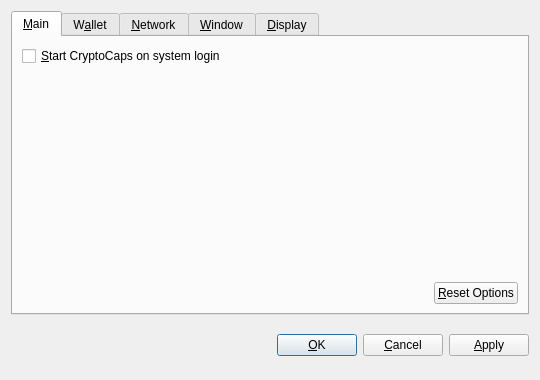
<?xml version="1.0" encoding="UTF-8"?>
<ui version="4.0">
 <class>OptionsDialog</class>
 <widget class="QDialog" name="OptionsDialog">
  <property name="geometry">
   <rect>
    <x>0</x>
    <y>0</y>
    <width>540</width>
    <height>380</height>
   </rect>
  </property>
  <property name="windowTitle">
   <string>Options</string>
  </property>
  <property name="modal">
   <bool>true</bool>
  </property>
  <layout class="QVBoxLayout" name="verticalLayout">
   <item>
    <widget class="QTabWidget" name="tabWidget">
     <property name="tabPosition">
      <enum>QTabWidget::North</enum>
     </property>
     <property name="currentIndex">
      <number>0</number>
     </property>
     <widget class="QWidget" name="tabMain">
      <attribute name="title">
       <string>&amp;Main</string>
      </attribute>
      <layout class="QVBoxLayout" name="verticalLayout_Main">
       <item>
        <widget class="QCheckBox" name="bitcoinAtStartup">
         <property name="toolTip">
          <string>Automatically start CryptoCaps after logging in to the system.</string>
         </property>
         <property name="text">
          <string>&amp;Start CryptoCaps on system login</string>
         </property>
        </widget>
       </item>
       <item>
        <spacer name="verticalSpacer_Main">
         <property name="orientation">
          <enum>Qt::Vertical</enum>
         </property>
         <property name="sizeHint" stdset="0">
          <size>
           <width>20</width>
           <height>40</height>
          </size>
         </property>
        </spacer>
       </item>
       <item>
        <layout class="QHBoxLayout" name="horizontalLayout_2_Main">
         <item>
          <spacer name="horizontalSpacer_2_Main">
           <property name="orientation">
            <enum>Qt::Horizontal</enum>
           </property>
           <property name="sizeHint" stdset="0">
            <size>
             <width>40</width>
             <height>20</height>
            </size>
           </property>
          </spacer>
         </item>
         <item>
          <widget class="QPushButton" name="resetButton">
           <property name="toolTip">
            <string>Reset all client options to default.</string>
           </property>
           <property name="text">
            <string>&amp;Reset Options</string>
           </property>
           <property name="autoDefault">
            <bool>false</bool>
           </property>
          </widget>
         </item>
        </layout>
       </item>
      </layout>
     </widget>
     <widget class="QWidget" name="tabWallet">
      <attribute name="title">
       <string>W&amp;allet</string>
      </attribute>
      <layout class="QVBoxLayout" name="verticalLayout_Network">
       <item>
        <widget class="QLabel" name="transactionFeeInfoLabel">
         <property name="text">
          <string>Optional transaction fee per kB that helps make sure your transactions are processed quickly. Most transactions are 1 kB.</string>
         </property>
         <property name="textFormat">
          <enum>Qt::PlainText</enum>
         </property>
         <property name="wordWrap">
          <bool>true</bool>
         </property>
        </widget>
       </item>
       <item>
        <layout class="QHBoxLayout" name="horizontalLayout_1_Main">
         <item>
          <widget class="QLabel" name="transactionFeeLabel">
           <property name="text">
            <string>Pay transaction &amp;fee</string>
           </property>
           <property name="textFormat">
            <enum>Qt::PlainText</enum>
           </property>
           <property name="buddy">
            <cstring>transactionFee</cstring>
           </property>
          </widget>
         </item>
         <item>
          <widget class="BitcoinAmountField" name="transactionFee"/>
         </item>
         <item>
          <spacer name="horizontalSpacer_1_Main">
           <property name="orientation">
            <enum>Qt::Horizontal</enum>
           </property>
           <property name="sizeHint" stdset="0">
            <size>
             <width>40</width>
             <height>20</height>
            </size>
           </property>
          </spacer>
         </item>
        </layout>
       </item>
       <item>
        <widget class="QLabel" name="label">
         <property name="text">
          <string>If you disable the spending of unconfirmed change, the change from a transaction cannot be used until that transaction has at least one confirmation. This also affects how your balance is computed.</string>
         </property>
         <property name="wordWrap">
          <bool>true</bool>
         </property>
        </widget>
       </item>
       <item>
        <widget class="QCheckBox" name="spendZeroConfChange">
         <property name="text">
          <string>Spend unconfirmed change  (experts only)</string>
         </property>
        </widget>
       </item>
       <item>
        <spacer name="verticalSpacer">
         <property name="orientation">
          <enum>Qt::Vertical</enum>
         </property>
         <property name="sizeHint" stdset="0">
          <size>
           <width>20</width>
           <height>40</height>
          </size>
         </property>
        </spacer>
       </item>
      </layout>
     </widget>
     <widget class="QWidget" name="tabNetwork">
      <attribute name="title">
       <string>&amp;Network</string>
      </attribute>
      <layout class="QVBoxLayout" name="verticalLayout_Network">
       <item>
        <widget class="QCheckBox" name="mapPortUpnp">
         <property name="toolTip">
          <string>Automatically open the CryptoCaps client port on the router. This only works when your router supports UPnP and it is enabled.</string>
         </property>
         <property name="text">
          <string>Map port using &amp;UPnP</string>
         </property>
        </widget>
       </item>
       <item>
        <widget class="QCheckBox" name="connectSocks">
         <property name="toolTip">
          <string>Connect to the CryptoCaps network through a SOCKS proxy (e.g. when connecting through Tor).</string>
         </property>
         <property name="text">
          <string>&amp;Connect through SOCKS proxy:</string>
         </property>
        </widget>
       </item>
       <item>
        <layout class="QHBoxLayout" name="horizontalLayout_Network">
         <item>
          <widget class="QLabel" name="proxyIpLabel">
           <property name="text">
            <string>Proxy &amp;IP:</string>
           </property>
           <property name="textFormat">
            <enum>Qt::PlainText</enum>
           </property>
           <property name="buddy">
            <cstring>proxyIp</cstring>
           </property>
          </widget>
         </item>
         <item>
          <widget class="QValidatedLineEdit" name="proxyIp">
           <property name="maximumSize">
            <size>
             <width>140</width>
             <height>16777215</height>
            </size>
           </property>
           <property name="toolTip">
            <string>IP address of the proxy (e.g. 127.0.0.1)</string>
           </property>
          </widget>
         </item>
         <item>
          <widget class="QLabel" name="proxyPortLabel">
           <property name="text">
            <string>&amp;Port:</string>
           </property>
           <property name="textFormat">
            <enum>Qt::PlainText</enum>
           </property>
           <property name="buddy">
            <cstring>proxyPort</cstring>
           </property>
          </widget>
         </item>
         <item>
          <widget class="QLineEdit" name="proxyPort">
           <property name="maximumSize">
            <size>
             <width>55</width>
             <height>16777215</height>
            </size>
           </property>
           <property name="toolTip">
            <string>Port of the proxy (e.g. 9050)</string>
           </property>
          </widget>
         </item>
         <item>
          <widget class="QLabel" name="socksVersionLabel">
           <property name="text">
            <string>SOCKS &amp;Version:</string>
           </property>
           <property name="textFormat">
            <enum>Qt::PlainText</enum>
           </property>
           <property name="buddy">
            <cstring>socksVersion</cstring>
           </property>
          </widget>
         </item>
         <item>
          <widget class="QValueComboBox" name="socksVersion">
           <property name="toolTip">
            <string>SOCKS version of the proxy (e.g. 5)</string>
           </property>
          </widget>
         </item>
         <item>
          <spacer name="horizontalSpacer_Network">
           <property name="orientation">
            <enum>Qt::Horizontal</enum>
           </property>
           <property name="sizeHint" stdset="0">
            <size>
             <width>40</width>
             <height>20</height>
            </size>
           </property>
          </spacer>
         </item>
        </layout>
       </item>
       <item>
        <spacer name="verticalSpacer_Network">
         <property name="orientation">
          <enum>Qt::Vertical</enum>
         </property>
         <property name="sizeHint" stdset="0">
          <size>
           <width>20</width>
           <height>40</height>
          </size>
         </property>
        </spacer>
       </item>
      </layout>
     </widget>
     <widget class="QWidget" name="tabWindow">
      <attribute name="title">
       <string>&amp;Window</string>
      </attribute>
      <layout class="QVBoxLayout" name="verticalLayout_Window">
       <item>
        <widget class="QCheckBox" name="minimizeToTray">
         <property name="toolTip">
          <string>Show only a tray icon after minimizing the window.</string>
         </property>
         <property name="text">
          <string>&amp;Minimize to the tray instead of the taskbar</string>
         </property>
        </widget>
       </item>
       <item>
        <widget class="QCheckBox" name="minimizeOnClose">
         <property name="toolTip">
          <string>Minimize instead of exit the application when the window is closed. When this option is enabled, the application will be closed only after selecting Quit in the menu.</string>
         </property>
         <property name="text">
          <string>M&amp;inimize on close</string>
         </property>
        </widget>
       </item>
       <item>
        <spacer name="verticalSpacer_Window">
         <property name="orientation">
          <enum>Qt::Vertical</enum>
         </property>
         <property name="sizeHint" stdset="0">
          <size>
           <width>20</width>
           <height>40</height>
          </size>
         </property>
        </spacer>
       </item>
      </layout>
     </widget>
     <widget class="QWidget" name="tabDisplay">
      <attribute name="title">
       <string>&amp;Display</string>
      </attribute>
      <layout class="QVBoxLayout" name="verticalLayout_Display">
       <item>
        <layout class="QHBoxLayout" name="horizontalLayout_1_Display">
         <item>
          <widget class="QLabel" name="langLabel">
           <property name="text">
            <string>User Interface &amp;language:</string>
           </property>
           <property name="textFormat">
            <enum>Qt::PlainText</enum>
           </property>
           <property name="buddy">
            <cstring>lang</cstring>
           </property>
          </widget>
         </item>
         <item>
          <widget class="QValueComboBox" name="lang">
           <property name="toolTip">
            <string>The user interface language can be set here. This setting will take effect after restarting CryptoCaps.</string>
           </property>
          </widget>
         </item>
        </layout>
       </item>
       <item>
        <layout class="QHBoxLayout" name="horizontalLayout_2_Display">
         <item>
          <widget class="QLabel" name="unitLabel">
           <property name="text">
            <string>&amp;Unit to show amounts in:</string>
           </property>
           <property name="textFormat">
            <enum>Qt::PlainText</enum>
           </property>
           <property name="buddy">
            <cstring>unit</cstring>
           </property>
          </widget>
         </item>
         <item>
          <widget class="QValueComboBox" name="unit">
           <property name="toolTip">
            <string>Choose the default subdivision unit to show in the interface and when sending coins.</string>
           </property>
          </widget>
         </item>
        </layout>
       </item>
       <item>
        <widget class="QCheckBox" name="displayAddresses">
         <property name="toolTip">
          <string>Whether to show CryptoCaps addresses in the transaction list or not.</string>
         </property>
         <property name="text">
          <string>&amp;Display addresses in transaction list</string>
         </property>
        </widget>
       </item>
       <item>
        <widget class="QCheckBox" name="coinControlFeatures">
         <property name="toolTip">
          <string>Whether to show coin control features or not.</string>
         </property>
         <property name="text">
          <string>Display coin &amp;control features (experts only!)</string>
         </property>
        </widget>
       </item>
       <item>
        <spacer name="verticalSpacer_Display">
         <property name="orientation">
          <enum>Qt::Vertical</enum>
         </property>
         <property name="sizeHint" stdset="0">
          <size>
           <width>20</width>
           <height>40</height>
          </size>
         </property>
        </spacer>
       </item>
      </layout>
     </widget>
    </widget>
   </item>
   <item>
    <layout class="QHBoxLayout" name="horizontalLayout_Buttons">
     <item>
      <spacer name="horizontalSpacer_1">
       <property name="orientation">
        <enum>Qt::Horizontal</enum>
       </property>
       <property name="sizeHint" stdset="0">
        <size>
         <width>40</width>
         <height>48</height>
        </size>
       </property>
      </spacer>
     </item>
     <item>
      <widget class="QLabel" name="statusLabel">
       <property name="font">
        <font>
         <weight>75</weight>
         <bold>true</bold>
        </font>
       </property>
       <property name="text">
        <string/>
       </property>
       <property name="textFormat">
        <enum>Qt::PlainText</enum>
       </property>
       <property name="wordWrap">
        <bool>true</bool>
       </property>
      </widget>
     </item>
     <item>
      <spacer name="horizontalSpacer_2">
       <property name="orientation">
        <enum>Qt::Horizontal</enum>
       </property>
       <property name="sizeHint" stdset="0">
        <size>
         <width>40</width>
         <height>48</height>
        </size>
       </property>
      </spacer>
     </item>
     <item>
      <widget class="QPushButton" name="okButton">
       <property name="text">
        <string>&amp;OK</string>
       </property>
      </widget>
     </item>
     <item>
      <widget class="QPushButton" name="cancelButton">
       <property name="text">
        <string>&amp;Cancel</string>
       </property>
       <property name="autoDefault">
        <bool>false</bool>
       </property>
      </widget>
     </item>
     <item>
      <widget class="QPushButton" name="applyButton">
       <property name="text">
        <string>&amp;Apply</string>
       </property>
       <property name="autoDefault">
        <bool>false</bool>
       </property>
      </widget>
     </item>
    </layout>
   </item>
  </layout>
 </widget>
 <customwidgets>
  <customwidget>
   <class>BitcoinAmountField</class>
   <extends>QSpinBox</extends>
   <header>bitcoinamountfield.h</header>
  </customwidget>
  <customwidget>
   <class>QValueComboBox</class>
   <extends>QComboBox</extends>
   <header>qvaluecombobox.h</header>
  </customwidget>
  <customwidget>
   <class>QValidatedLineEdit</class>
   <extends>QLineEdit</extends>
   <header>qvalidatedlineedit.h</header>
  </customwidget>
 </customwidgets>
 <resources/>
 <connections/>
</ui>
